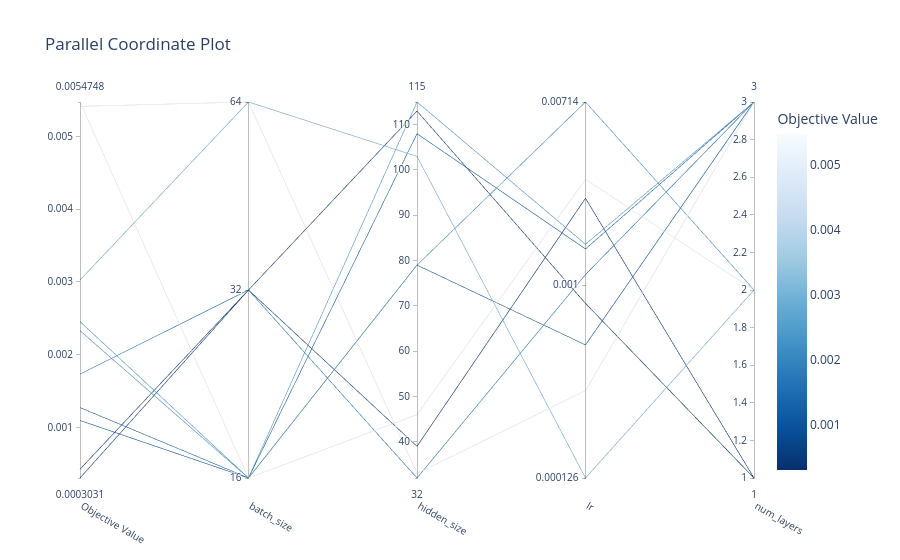

Notebook source saved alongside this figure:
### Code cell
vis.plot_parallel_coordinate(study)

### Figure 1 — Plotly figure (JSON) as saved in the notebook; plotly's stock layout.template omitted (floating-point values rounded to 4 significant figures)
{"data": [{"dimensions": [{"label": "Objective Value", "range": [0.0003031, 0.005475], "values": [0.001272, 0.005475, 0.002454, 0.002329, 0.001094, 0.0003031, 0.001732, 0.0004235, 0.005415, 0.003026]}, {"label": "batch_size", "range": [0, 2], "ticktext": ["16", "32", "64"], "tickvals": [0, 1, 2], "values": [0, 0, 0, 0, 0, 1, 1, 1, 2, 2]}, {"label": "hidden_size", "range": [32, 115], "values": [108, 46, 115, 79, 79, 39, 32, 113, 33, 103]}, {"label": "lr", "range": [-3.898, -2.146], "ticktext": ["0.000126", "0.001", "0.00714"], "tickvals": [-3.898, -3, -2.146], "values": [-2.831, -2.507, -2.809, -2.146, -3.278, -2.595, -2.951, -3.085, -3.491, -3.898]}, {"label": "num_layers", "range": [1, 3], "values": [3, 2, 3, 2, 3, 1, 3, 1, 3, 2]}], "labelangle": 30, "labelside": "bottom", "line": {"color": [0.001272, 0.005475, 0.002454, 0.002329, 0.001094, 0.0003031, 0.001732, 0.0004235, 0.005415, 0.003026], "colorbar": {"title": {"text": "Objective Value"}}, "colorscale": [[0, "rgb(247,251,255)"], [0.125, "rgb(222,235,247)"], [0.25, "rgb(198,219,239)"], [0.375, "rgb(158,202,225)"], [0.5, "rgb(107,174,214)"], [0.625, "rgb(66,146,198)"], [0.75, "rgb(33,113,181)"], [0.875, "rgb(8,81,156)"], [1, "rgb(8,48,107)"]], "reversescale": true, "showscale": true}, "type": "parcoords"}], "layout": {"title": {"text": "Parallel Coordinate Plot"}}}
